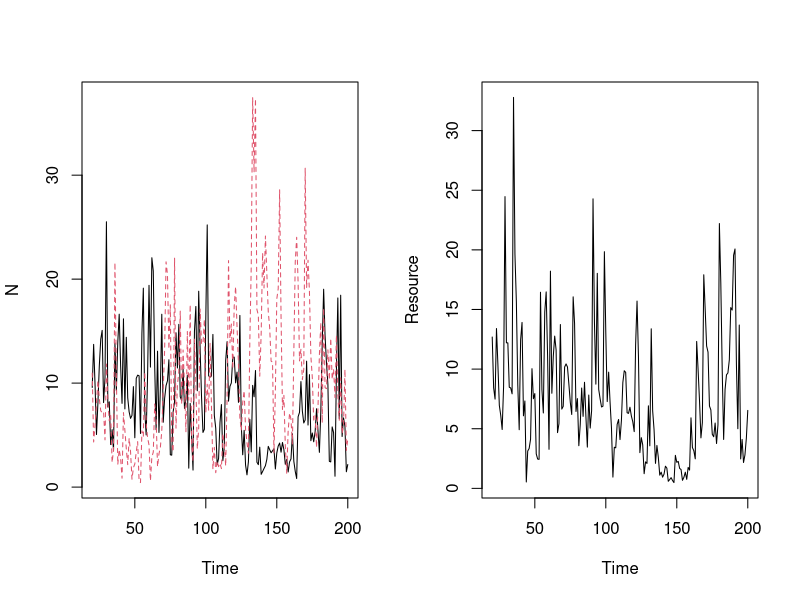

Write the R code that produced this figure.
## Semi-discrete storage effect model of two species   ## 
## coexisting on one essential resource                ##

####
#### 3/19/2014
#### atredenn@gmail.com
####

##  MODEL DESCRIPTION
# species "split" themselves between a dormant, low-mortaility stage (D) and 
#   a higher mortality, high growth stage (N)
# The single resource is R
# There are two sources of variability: an environmental cue that drives the
#   storage effect, and resource variability

# clear the workspace
rm(list=ls())

####
#### Initial conditions and global variables ------------------------
####
maxTime <- 200 
burn.in <- maxTime/10
DNR <- c(D=c(1,1),N=c(1,1),R=100)
Rmu <- 2      #mean resource pulse (on log scale)
Rsd <- 1      #std dev of resource pulses (on log scale)
sigE <- 1     #environmental cue variability
rho <- 0      #environmental cue correlation between species

####
#### Load relevant libraries ----------------------------------------
####
library(deSolve)
library(mvtnorm)
library(ggplot2)
library(reshape2)
library(gridExtra)


####
#### Model function -------------------------------------------------
####
## Continuous model
updateDNR <- function(t, DNR, parms){
  with(as.list(c(DNR, parms)), {
    dD1dt = -(mD[1]*D1)
    dD2dt = -(mD[2]*D2)
    dN1dt = N1*(r[1]*exp(-k1[1]*exp(-k2[1]*R)) - mN[1])
    dN2dt = N2*(r[2]*exp(-k1[2]*exp(-k2[2]*R)) - mN[2])
    dRdt = -1* ((dN1dt + mN[1]*N1) + (dN2dt + mN[2]*N2))
    list(c(dD1dt, dD2dt, dN1dt, dN2dt, dRdt)) #output
  })
}

## Discrete model
gfun <- function(t, y, parms){
  with (as.list(y),{
    g1 <- gVec1[t]
    g2 <- gVec2[t]
    D1 <- D1 - (N1+D1)*g1 + N1
    D2 <- D2 - (N2+D2)*g2 + N2
    N1 <- 0+(N1+D1)*g1
    N2 <- 0+(N2+D2)*g2
    R <- R + Rvector[t]
    return(c(D1, D2, N1, N2, R))
  })
}


####
#### Simulate model -----------------------------------------------------
####
simTime <- seq(1,maxTime,by=1)
parms <- list(
  r = c(5,5),          #max growth rate for genotype A and a
  k1 = c(20,20),       #right offset for growth rates 
  k2 = c(0.08,0.08),    #rates at which max is approached
  mN = c(0.5,0.5),      #live biomass loss (mortality) rates 
  mD = c(0.001, 0.001) #dormant biomass loss (mortality) rates
)

# Get "germination" fractions for each year
getG <- function(sigE, rho, nTime){
  varcov <- matrix(c(sigE, rho*sigE, rho*sigE, sigE), 2, 2)
  e <- rmvnorm(n = nTime, mean = c(0,0), sigma = varcov)
  g <- exp(e) / (1+exp(e))
  return(g)
}
gVec <- getG(sigE = sigE, rho = rho, nTime = maxTime)
gVec1 <- gVec[,1]
gVec2 <- gVec[,2]

# Set random resource fluctuations
Rvector <- rlnorm(maxTime,Rmu,Rsd)

# Run the model
output = as.data.frame(ode(y = DNR, times = simTime, func = updateDNR, parms = parms,
                           events = list(func = gfun, times=simTime)))

####
#### Make some plots ----------------------------------------------
####
par(mfrow=c(1,2))
matplot(output[burn.in:maxTime,1],output[burn.in:maxTime,2:3],xlab="Time",ylab="N",type="l")
plot(output[burn.in:maxTime,1],output[burn.in:maxTime,4],xlab="Time",ylab="Resource",type="l")
biomass_cv <- sd(rowSums(output[burn.in:maxTime,2:3])) / mean(rowSums(output[burn.in:maxTime,2:3]))
resource_cv <- sd(output[burn.in:maxTime,4])/mean(output[burn.in:maxTime,4])
buffer <- biomass_cv/resource_cv
buffer
